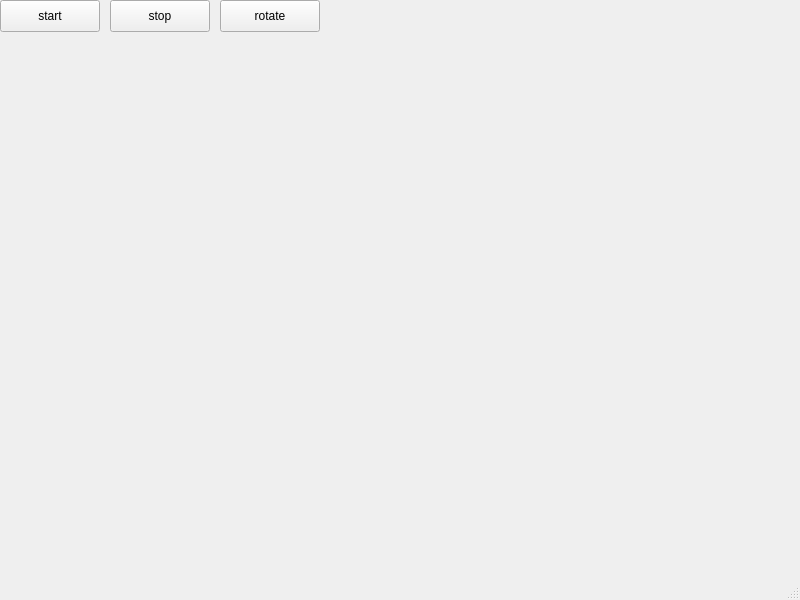
<?xml version="1.0" encoding="UTF-8"?>
<ui version="4.0">
 <class>MainWindow</class>
 <widget class="QMainWindow" name="MainWindow">
  <property name="geometry">
   <rect>
    <x>0</x>
    <y>0</y>
    <width>800</width>
    <height>600</height>
   </rect>
  </property>
  <property name="windowTitle">
   <string>LR1 task1</string>
  </property>
  <property name="iconSize">
   <size>
    <width>600</width>
    <height>400</height>
   </size>
  </property>
  <widget class="QWidget" name="centralwidget">
   <widget class="QPushButton" name="startButton">
    <property name="geometry">
     <rect>
      <x>0</x>
      <y>0</y>
      <width>100</width>
      <height>32</height>
     </rect>
    </property>
    <property name="text">
     <string>start</string>
    </property>
   </widget>
   <widget class="QPushButton" name="stopButton">
    <property name="geometry">
     <rect>
      <x>110</x>
      <y>0</y>
      <width>100</width>
      <height>32</height>
     </rect>
    </property>
    <property name="text">
     <string>stop</string>
    </property>
   </widget>
   <widget class="QPushButton" name="rotateButton">
    <property name="geometry">
     <rect>
      <x>220</x>
      <y>0</y>
      <width>100</width>
      <height>32</height>
     </rect>
    </property>
    <property name="text">
     <string>rotate</string>
    </property>
   </widget>
   <widget class="QWidget" name="drawArea" native="true">
    <property name="geometry">
     <rect>
      <x>-1</x>
      <y>29</y>
      <width>801</width>
      <height>511</height>
     </rect>
    </property>
    <property name="minimumSize">
     <size>
      <width>0</width>
      <height>300</height>
     </size>
    </property>
   </widget>
  </widget>
  <widget class="QMenuBar" name="menubar">
   <property name="geometry">
    <rect>
     <x>0</x>
     <y>0</y>
     <width>800</width>
     <height>33</height>
    </rect>
   </property>
  </widget>
  <widget class="QStatusBar" name="statusbar"/>
 </widget>
 <resources/>
 <connections/>
</ui>
